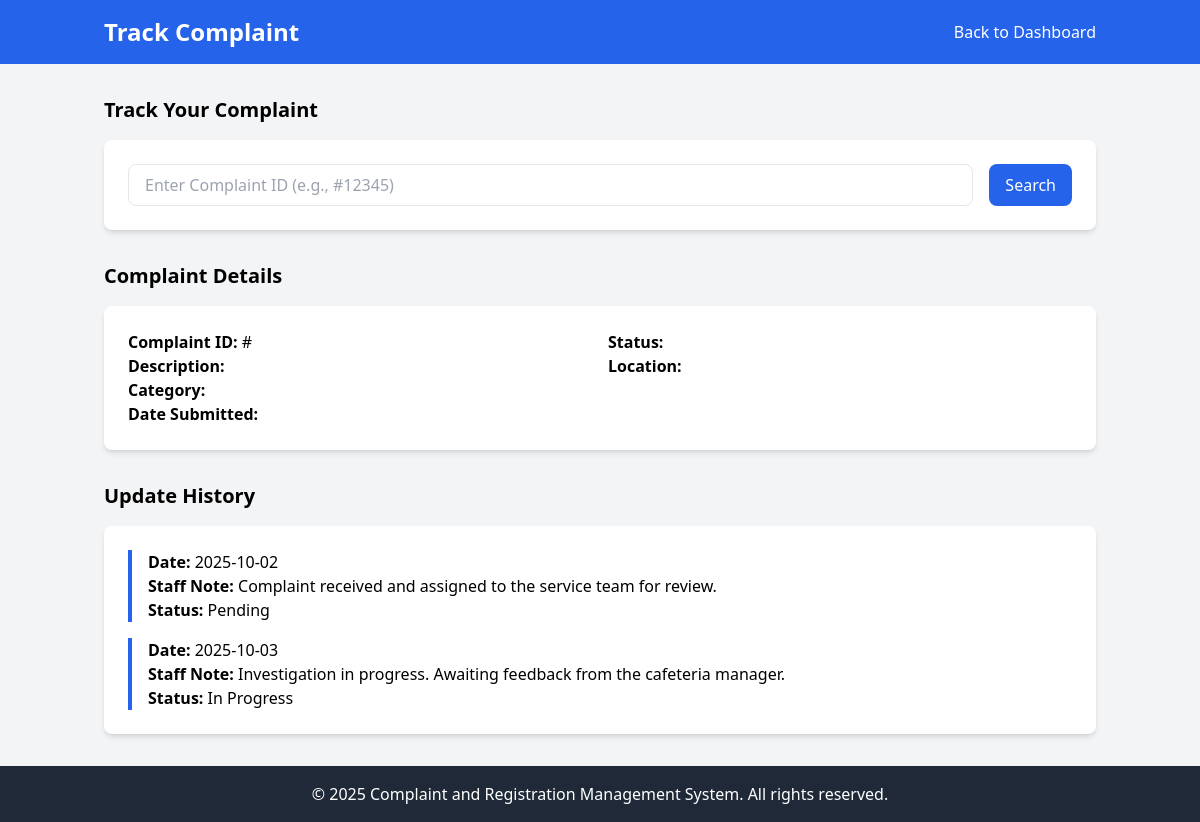
/track-complaint/1, run on an earlier commit of the app's database.
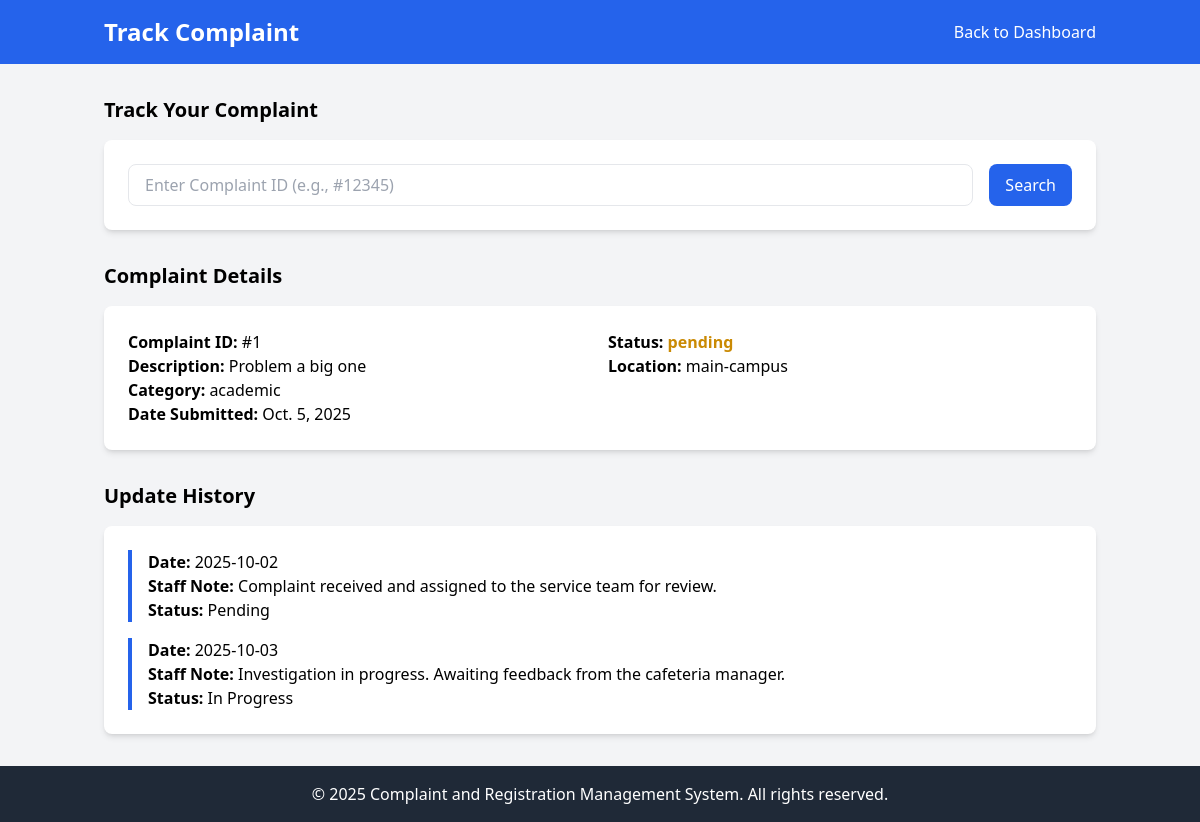
And on a later commit of the database.
### CRMSApp/models.py (models this page shows, shortened)
class Complaint(models.Model):
    user = models.ForeignKey(AuthModel, on_delete=models.CASCADE)
    title = models.CharField(max_length=200, blank=True)
    complaint_category = models.CharField(max_length=50, blank=True)
    description = models.TextField(max_length=250, blank=True)
    location = models.CharField(max_length=50, blank=True)
    complaint_files = models.ImageField(upload_to='complaints/', blank=True)
    date = models.DateField(auto_now_add=True)
    status = models.CharField(max_length=50, default='pending')

### CRMSApp/views.py (the view)
# urls.py: path("track-complaint/<int:id>", views.track_complaint, name="track-complaint"),
def track_complaint(request, id):
    complaint = Complaint.objects.filter(id=id).first()
    context = {
        "complaint": complaint,
        "view": view
    }
    return render(request, "USER/track-complaint.html", context)

### templates/USER/track-complaint.html (shortened to what this page needs)
<!DOCTYPE html>
<html lang="en">
<head>
    <script src="https://cdn.tailwindcss.com"></script>
</head>
<body class="bg-gray-100 font-sans">
    <header class="bg-blue-600 text-white py-4">
        <div class="container mx-auto px-4 flex justify-between items-center">
            <h1 class="text-2xl font-bold">Track Complaint</h1>
            <a href="/user-dash/" class="text-white hover:underline">Back to Dashboard</a>
        </div>
    </header>
    <main class="container mx-auto px-4 py-8">
        <section class="mb-8">
            <h2 class="text-xl font-semibold mb-4">Track Your Complaint</h2>
            <div class="bg-white p-6 rounded-lg shadow-md">
                <div class="flex space-x-4">
                    <input type="text" id="complaintId" name="complaintId" placeholder="Enter Complaint ID (e.g., #12345)" class="w-full px-4 py-2 border rounded-lg focus:outline-none focus:ring-2 focus:ring-blue-600">
                    <button type="button" class="bg-blue-600 text-white px-4 py-2 rounded-lg hover:bg-blue-700 transition">Search</button>
                </div>
            </div>
        </section>
        <section class="mb-8">
            <h2 class="text-xl font-semibold mb-4">Complaint Details</h2>
            <div class="bg-white p-6 rounded-lg shadow-md">
                <div class="grid grid-cols-1 md:grid-cols-2 gap-4">
                    <div>
                        <p><strong>Complaint ID:</strong> #{{complaint.id}}</p>
                        <p><strong>Description:</strong> {{complaint.description}}</p>
                        <p><strong>Category:</strong> {{complaint.complaint_category}}</p>
                        <p><strong>Date Submitted:</strong> {{complaint.date}}</p>
                    </div>
                    <div>
                        <p><strong>Status:</strong> <span class="text-yellow-600 font-semibold">{{complaint.status}}</span></p>
                        <p><strong>Location:</strong> {{complaint.location}}</p>
                    </div>
                </div>
            </div>
        </section>
        <section>
            <h2 class="text-xl font-semibold mb-4">Update History</h2>
            <div class="bg-white p-6 rounded-lg shadow-md">
                <ul class="space-y-4">
                    <li class="border-l-4 border-blue-600 pl-4">
                        <p><strong>Date:</strong> 2025-10-02</p>
                        <p><strong>Staff Note:</strong> Complaint received and assigned to the service team for review.</p>
                        <p><strong>Status:</strong> Pending</p>
                    </li>
                    <li class="border-l-4 border-blue-600 pl-4">
                        <p><strong>Date:</strong> 2025-10-03</p>
                        <p><strong>Staff Note:</strong> Investigation in progress. Awaiting feedback from the cafeteria manager.</p>
                        <p><strong>Status:</strong> In Progress</p>
                    </li>
                </ul>
            </div>
        </section>
    </main>
    <footer class="bg-gray-800 text-white py-4">
        <div class="container mx-auto px-4 text-center">
            <p>&copy; 2025 Complaint and Registration Management System. All rights reserved.</p>
        </div>
    </footer>
</body>
</html>

What changed in the data, as far as the page shows it:
added Complaint: id "1", description "Problem a big one", complaint_category "academic", date "Oct. 5, 2025", status "pending", location "main-campus"
